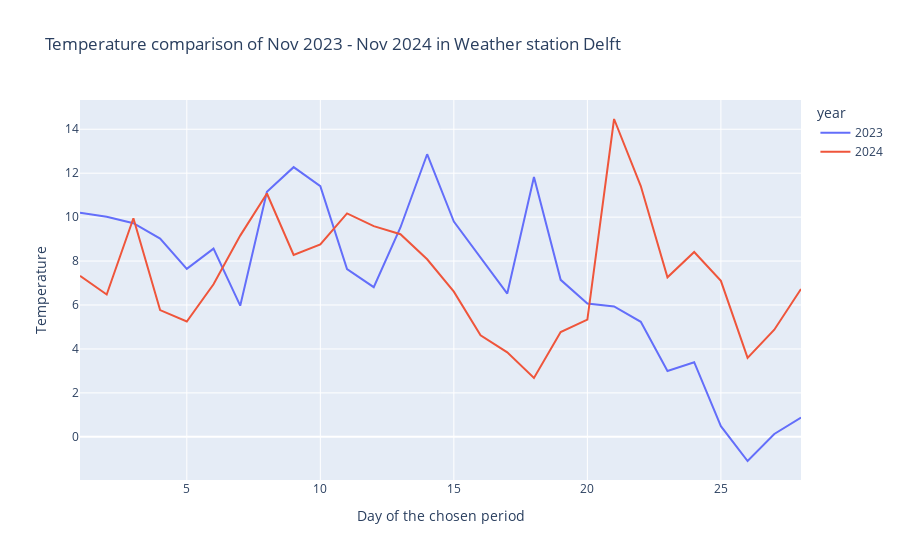
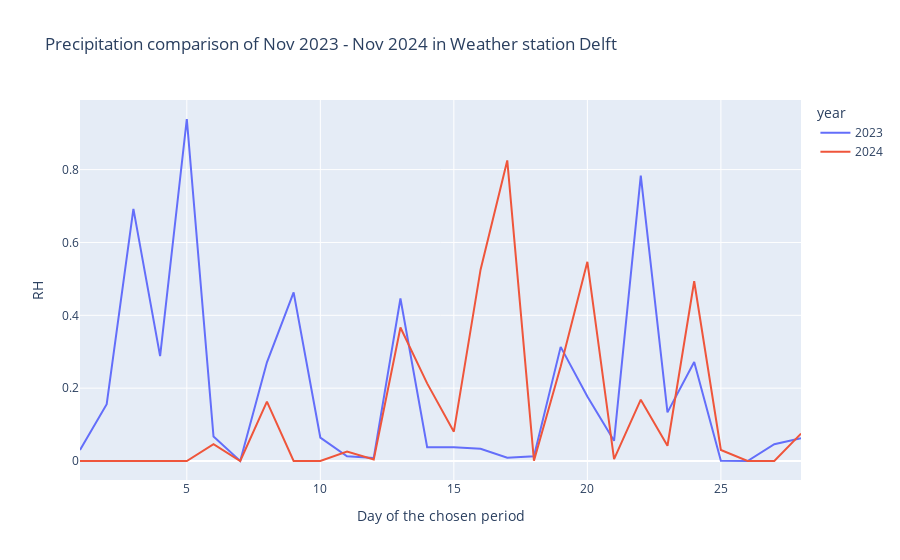

Notebook source saved alongside these figures, in order:
### Code cell
temperature_combined = px.line(combined_df, x = 'day_id', y = 'T', color = 'year', title = f'Temperature comparison of Nov 2023 - Nov 2024 in Weather station {station_name}',
                               labels={
                                "day_id": "Day of the chosen period",
                                "T": "Temperature"
                                })
temperature_combined.show()

rain_combined = px.line(combined_df, x = 'day_id', y = 'RH', color = 'year', title = f'Precipitation comparison of Nov 2023 - Nov 2024 in Weather station {station_name}',
                        labels={
                            "day_id": "Day of the chosen period",
                            "T": "Temperature"
                            })
rain_combined.show()

### Figure 1 — Plotly figure (JSON) as saved in the notebook; plotly's stock layout.template omitted (floating-point values rounded to 4 significant figures)
{"data": [{"hovertemplate": "year=2023<br>Day of the chosen period=%{x}<br>Temperature=%{y}<extra></extra>", "legendgroup": "2023", "line": {"color": "#636efa", "dash": "solid"}, "marker": {"symbol": "circle"}, "mode": "lines", "name": "2023", "orientation": "v", "showlegend": true, "type": "scatter", "x": [1, 2, 3, 4, 5, 6, 7, 8, 9, 10, 11, 12, 13, 14, 15, 16, 17, 18, 19, 20, 21, 22, 23, 24, 25, 26, 27, 28], "xaxis": "x", "y": [10.2, 10.02, 9.725, 9.021, 7.646, 8.567, 5.971, 11.15, 12.28, 11.41, 7.638, 6.812, 9.529, 12.86, 9.8, 8.188, 6.521, 11.83, 7.146, 6.067, 5.933, 5.237, 2.996, 3.396, 0.4875, -1.1, 0.1292, 0.8792], "yaxis": "y"}, {"hovertemplate": "year=2024<br>Day of the chosen period=%{x}<br>Temperature=%{y}<extra></extra>", "legendgroup": "2024", "line": {"color": "#EF553B", "dash": "solid"}, "marker": {"symbol": "circle"}, "mode": "lines", "name": "2024", "orientation": "v", "showlegend": true, "type": "scatter", "x": [1, 2, 3, 4, 5, 6, 7, 8, 9, 10, 11, 12, 13, 14, 15, 16, 17, 18, 19, 20, 21, 22, 23, 24, 25, 26, 27, 28], "xaxis": "x", "y": [7.325, 6.479, 9.95, 5.767, 5.25, 6.946, 9.158, 11.08, 8.279, 8.758, 10.17, 9.592, 9.221, 8.083, 6.608, 4.621, 3.846, 2.679, 4.767, 5.338, 14.47, 11.42, 7.263, 8.412, 7.1, 3.592, 4.875, 6.729], "yaxis": "y"}], "layout": {"legend": {"title": {"text": "year"}, "tracegroupgap": 0}, "title": {"text": "Temperature comparison of Nov 2023 - Nov 2024 in Weather station Delft"}, "xaxis": {"anchor": "y", "domain": [0, 1], "title": {"text": "Day of the chosen period"}}, "yaxis": {"anchor": "x", "domain": [0, 1], "title": {"text": "Temperature"}}}}

### Figure 2 — Plotly figure (JSON) as saved in the notebook; plotly's stock layout.template omitted (floating-point values rounded to 4 significant figures)
{"data": [{"hovertemplate": "year=2023<br>Day of the chosen period=%{x}<br>RH=%{y}<extra></extra>", "legendgroup": "2023", "line": {"color": "#636efa", "dash": "solid"}, "marker": {"symbol": "circle"}, "mode": "lines", "name": "2023", "orientation": "v", "showlegend": true, "type": "scatter", "x": [1, 2, 3, 4, 5, 6, 7, 8, 9, 10, 11, 12, 13, 14, 15, 16, 17, 18, 19, 20, 21, 22, 23, 24, 25, 26, 27, 28], "xaxis": "x", "y": [0.03042, 0.1558, 0.6921, 0.2879, 0.939, 0.06729, 0.0, 0.2708, 0.4629, 0.06438, 0.01313, 0.008542, 0.4463, 0.03792, 0.03771, 0.03333, 0.00875, 0.01292, 0.3133, 0.1773, 0.05542, 0.7835, 0.1335, 0.2717, 0.0004167, 0.0, 0.04625, 0.0625], "yaxis": "y"}, {"hovertemplate": "year=2024<br>Day of the chosen period=%{x}<br>RH=%{y}<extra></extra>", "legendgroup": "2024", "line": {"color": "#EF553B", "dash": "solid"}, "marker": {"symbol": "circle"}, "mode": "lines", "name": "2024", "orientation": "v", "showlegend": true, "type": "scatter", "x": [1, 2, 3, 4, 5, 6, 7, 8, 9, 10, 11, 12, 13, 14, 15, 16, 17, 18, 19, 20, 21, 22, 23, 24, 25, 26, 27, 28], "xaxis": "x", "y": [0.0, 0.0, 0.0, 0.0, 0.0, 0.04604, 0.0, 0.1629, 0.0, 0.0, 0.02583, 0.004375, 0.3667, 0.2131, 0.08042, 0.5252, 0.8252, 0.0008333, 0.2594, 0.5469, 0.005208, 0.1683, 0.04187, 0.4935, 0.03021, 0.0, 0.0, 0.07521], "yaxis": "y"}], "layout": {"legend": {"title": {"text": "year"}, "tracegroupgap": 0}, "title": {"text": "Precipitation comparison of Nov 2023 - Nov 2024 in Weather station Delft"}, "xaxis": {"anchor": "y", "domain": [0, 1], "title": {"text": "Day of the chosen period"}}, "yaxis": {"anchor": "x", "domain": [0, 1], "title": {"text": "RH"}}}}
